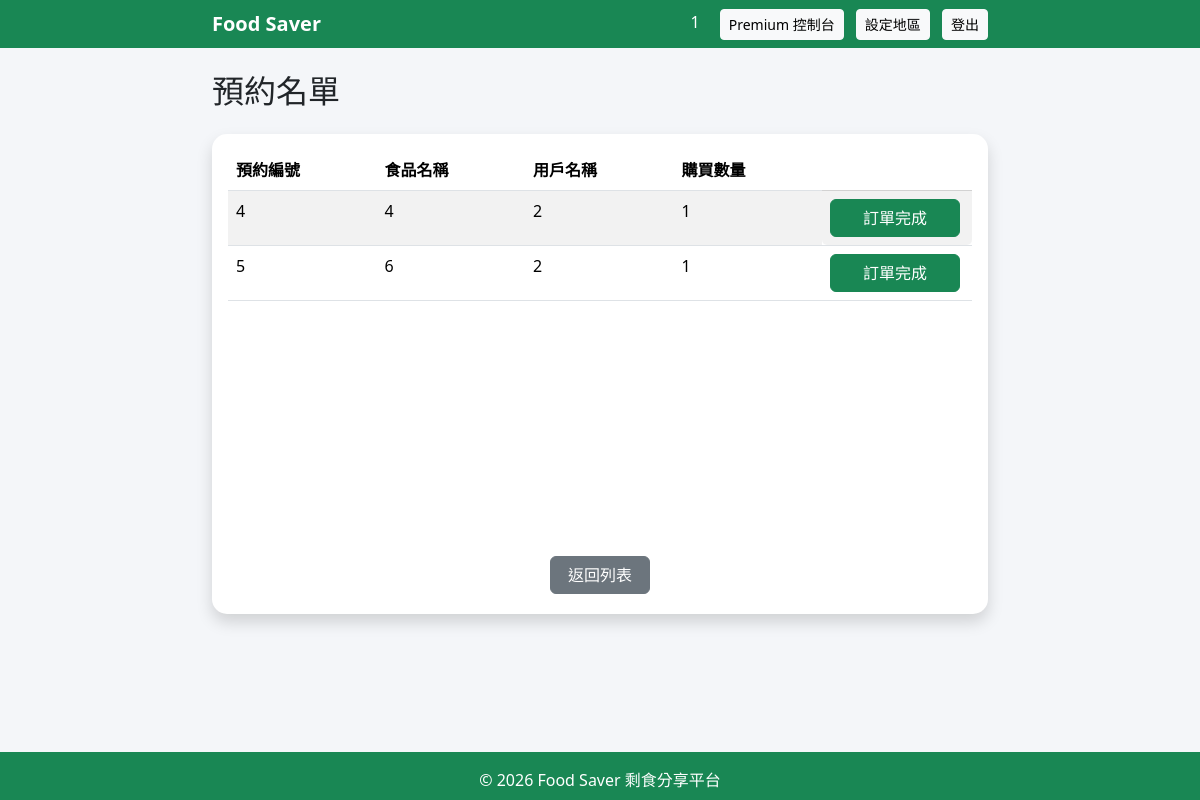
Screenshot of /seller/reservations (signed in) with the database file from the repository.
### models.py (models this page shows)
class Reservation(db.Model):
    __tablename__ = "reservations"
    id = db.Column(db.Integer, primary_key=True)
    food_id = db.Column(
        db.Integer,
        db.ForeignKey("foods.id")
    )
    food_name = db.Column(
        db.String(100),
        db.ForeignKey("foods.name")
    )
    user_id = db.Column(
        db.Integer,
        db.ForeignKey("users.id")
    )
    user_name = db.Column(
        db.String(50),
        db.ForeignKey("users.username")
    )
    quantity = db.Column(
        db.Integer,
        default=1
    )
    reserve_time = db.Column(
        db.DateTime,
        default=datetime.utcnow
    )
    status = db.Column(
        db.String(50),
        default="已預約"
    )
    comments_status = db.Column(
        db.String(50),
        default="未評論"
    )

### seller.py (the view)
@seller_bp.route(
    "/reservations"
)
def reservations():
    if not seller_required():
        return redirect(url_for("login"))
    foods = Food.query.filter_by(
        seller_id=session["user_id"]
    ).all()
    food_ids = [
        food.id for food in foods
    ]
    reservation_list = (
        Reservation.query
        .filter(
            Reservation.food_id.in_(
                food_ids
            ),
            Reservation.status == "已預約"
        )
        .all()
    )
    return render_template(
        "reservation_list.html",
        reservations=reservation_list
    )

### app.py (called while the page is built)
@app.before_request
def create_tables():
    db.create_all()

### seller.py (called while the page is built)
def seller_required():
    if "user_id" not in session:
        return False
    if session.get("role") != "seller":
        return False
    return True

### templates/reservation_list.html
{% extends "base.html" %}
{% block content %}
<h2 class="mb-4">
    預約名單
</h2>
<div class="card shadow" style=" height: 60vh;">
    <div class="card-body">
        <table class="table table-striped">
            <thead>
                <tr>
                    <th>預約編號</th>
                    <th>食品名稱</th>
                    <th>用戶名稱</th>
                    <th>購買數量</th>
                </tr>
            </thead>
            <tbody>
            {% for r in reservations %}
                <tr>
                    <td>{{ r.id }}</td>
                    <td>{{ r.food_name }}</td>
                    <td>{{ r.user_name }}</td>
                    <td>{{ r.quantity }}</td>
                    <td class="card-footer bg-white" style="width: 150px;">
                        <a href="/seller/finish_reservation/{{ r.id }}"
                        style="max-width: 130px;"
                        class="btn btn-success w-100">
                            訂單完成
                        </a>
                    </td>
                </tr>
            {% endfor %}
            </tbody>
        </table>
    </div>
    <button class="btn btn-secondary"
            type="button"
            style="width: 100px; margin: 20px auto;"
            onclick="window.location.href='/seller/dashboard'">
        返回列表
    </button>
</div>
{% endblock %}

### templates/base.html (style rules this page uses)
body { background:#f4f6f9; }
.card { border:none; border-radius:15px; }

### rows the page displays
Reservation: id "4", food_name "4", user_name "2", quantity "1"
Reservation: id "5", food_name "6", user_name "2", quantity "1"

### other values shown
{{ session["username"] }} "1"
